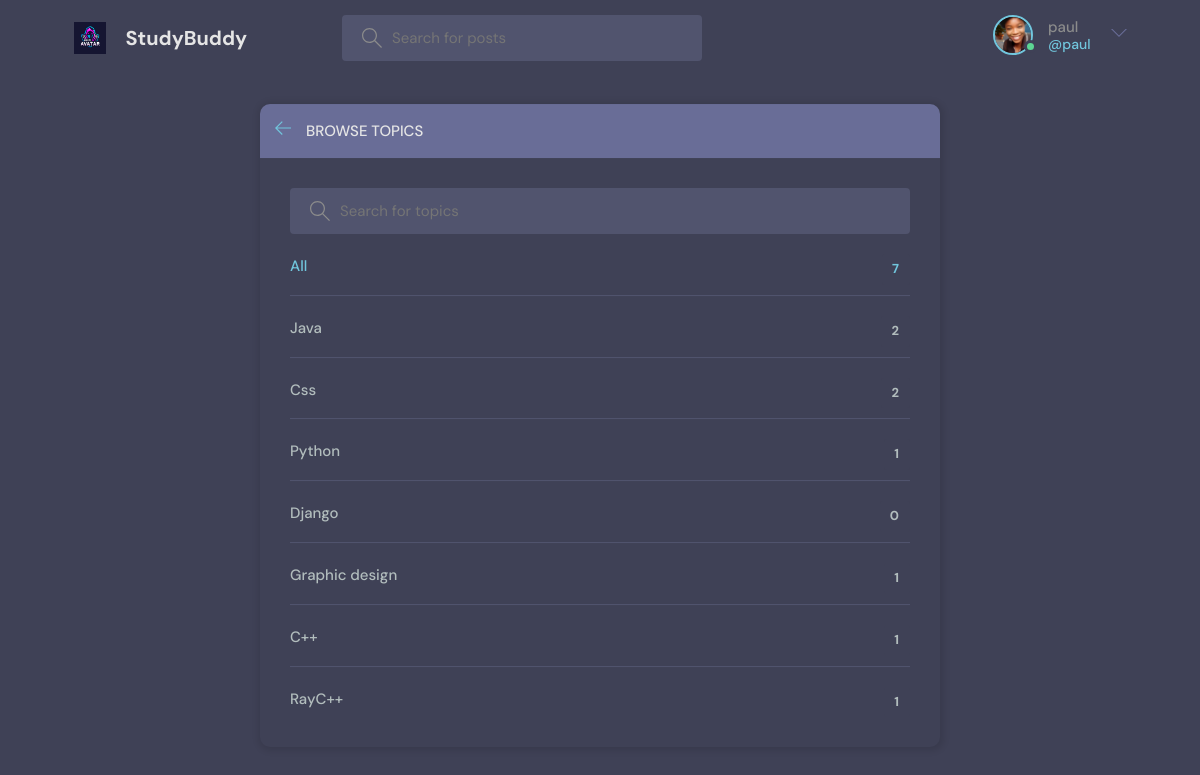
/topics/ (signed in), run on the app's committed database.
### base/models.py (models this page shows, shortened)
class User(AbstractUser):
    name = models.CharField(max_length=200, null=True)
    email = models.EmailField(unique=True, null=True)
    bio = models.TextField(null=True)
    avatar = models.ImageField(null=True, default="avatar.svg")
    USERNAME_FIELD = 'email'
    REQUIRED_FIELDS = ["username"]

class Topic(models.Model):
    name = models.CharField(max_length=200)

### base/views.py (the view)
# urls.py: path('topics/', views.topicsPage, name="topics"),
def topicsPage(request):
    q = request.GET.get('q') if request.GET.get('q') != None else ''
    topics = Topic.objects.filter(name__icontains=q)
    return render(request, 'base/topics.html', {'topics': topics})

### base/templates/base/topics.html (shortened to what this page needs)
{% extends 'main.html' %}
{% block content %}
<main class="create-room layout">
  <div class="container">
    <div class="layout__box">
      <div class="layout__boxHeader">
        <div class="layout__boxTitle">
          <a href="{% url 'home' %}">
            <svg version="1.1" xmlns="http://www.w3.org/2000/svg" width="32" height="32" viewBox="0 0 32 32">
              <title>arrow-left</title>
              <path
                d="M13.723 2.286l-13.723 13.714 13.719 13.714 1.616-1.611-10.96-10.96h27.625v-2.286h-27.625l10.965-10.965-1.616-1.607z">
              </path>
            </svg>
          </a>
          <h3>Browse Topics</h3>
        </div>
      </div>
      <div class="topics-page layout__body">
        <form action="" method="GET" class="header__search">
          <label>
            <input name="q" placeholder="Search for topics" />
          </label>
        </form>
        <ul class="topics__list">
          <li>
            <a href="{% url 'topics' %}" class="active">All <span>{{topics.count}}</span></a>
          </li>
          {% for topic in topics %}
          <li>
            <a href="{% url 'home' %}?q={{topic.name}}">{{ topic.name }} <span>{{topic.room_set.all.count}}</span></a>
          </li>
          {% endfor %}
        </ul>
      </div>
    </div>
  </div>
</main>
{% endblock content %}

### templates/main.html (shortened to what this page needs)
<!DOCTYPE html>
{% load static %}
<html lang="en">
<head>
    <link rel="stylesheet" href="{% static 'styles/style.css' %}" />
</head>
<body>
    {% include 'navbar.html' %}
    {% block content %}
    {% endblock %}
</body>
</html>

### templates/navbar.html (shortened to what this page needs)
{% load static %}
<header class="header header--loggedIn">
    <div class="container">
        <a href="{% url 'home' %}" class="header__logo">
            <img src="{% static 'images/logo1.png' %}" />
            <h1>StudyBuddy</h1>
        </a>
        <form class="header__search" method="GET" action="{% url 'home' %}">
            <label>
                <input name="q" placeholder="Search for posts" />
            </label>
        </form>
        <nav class="header__menu">
            {% if request.user.is_authenticated %}
            <div class="header__user">
                <a href="{% url 'update-user' %}">
                    <div class="avatar avatar--medium active">
                        <img src="{% static 'images/top.jpg' %}" />
                    </div>
                    <p>{{request.user.username}} <span>@{{request.user.username}}</span></p>
                </a>
                <button class="dropdown-button">
                    <svg version="1.1" xmlns="http://www.w3.org/2000/svg" width="32" height="32" viewBox="0 0 32 32">
                        <title>chevron-down</title>
                        <path d="M16 21l-13-13h-3l16 16 16-16h-3l-13 13z"></path>
                    </svg>
                </button>
            </div>
            {% else %}
            <a href="{% url 'login' %}">
                <img src="{% static 'images/top.jpg' %}" />
                <p>Login</p>
            </a>
            {% endif %}
        </nav>
    </div>
</header>

### static/styles/style.css (style rules this page uses)
:root { --color-main: #71c6dd; --color-main-light: #e1f6fb; --color-dark: #3f4156; --color-dark-medium: #51546e; --color-dark-light: #696d97; --color-light: #e5e5e5; --color-gray: #8b8b8b; --color-light-gray: #b2bdbd; --color-bg: #3f4156; --color-success: #5dd693; --color-error: #fc4b0b; }
* { font-family: "DM Sans", -apple-system, BlinkMacSystemFont, "Segoe UI", Roboto, Oxygen, Ubuntu, Cantarell, "Open Sans", "Helvetica Neue", sans-serif; margin: 0; padding: 0; box-sizing: border-box; text-rendering: optimizeLegibility; font-size: inherit; }
html { font-size: 56.25%; }
@media only screen and (min-width: 1200px) { html { font-size: 62.5%; } }
body { line-height: 1.6; font-weight: 400; font-size: 1.5rem; color: var(--color-light-gray); background-color: var(--color-bg); min-height: 100vh; }
img { width: 100%; }
a { display: inline-block; color: var(--color-main); text-decoration: none; }
.container { max-width: 120rem; width: 90%; margin: auto; }
.avatar { position: relative; display: inline-block; border-radius: 50%; border: 2px solid var(--color-main); }
.avatar img { display: block; border-radius: 50%; object-fit: cover; object-position: center; }
.avatar::after { content: ""; display: block; position: absolute; background-color: var(--color-gray); background-color: var(--color-bg); z-index: 111; border-radius: 50%; border: 0.3rem solid var(--color-dark); }
.avatar.active::after { background-color: var(--color-success); }
.avatar.avatar--medium img { width: 3.6rem; height: 3.6rem; border-radius: 50%; }
.avatar.avatar--medium:after { width: 0.7rem; height: 0.7rem; bottom: 0px; right: -6px; }
.header { padding: 1.5rem; background-color: var(--color-dark); }
.header > .container { display: flex; gap: 9.5rem; }
.header__logo, .header__user { display: flex; gap: 2rem; align-items: center; }
.header__logo > img { height: 3.2rem; width: 3.2rem; }
.header__logo > h1 { font-weight: 700; font-size: 2rem; color: var(--color-light); }
.header__search > label { background-color: var(--color-dark-medium); padding: 1.3rem 1rem; display: flex; align-items: center; gap: 1rem; border-radius: 4px; }
.header__search svg { fill: var(--color-gray); width: 2rem; height: 2rem; margin-left: 1rem; }
.header__search input { width: 30rem; background: transparent; border: none; outline: none; color: var(--color-light); }
.header__menu { margin-left: auto; position: relative; }
.header__menu a { display: flex; gap: 1.5rem; align-items: center; font-weight: 500; text-decoration: none; color: var(--color-gray); }
.header__menu img { height: 3.6rem; }
.header__menu p { line-height: 1.2; }
.header__menu span { color: var(--color-main); font-weight: 500; font-size: 1.4rem; display: block; }
.header__menu svg { width: 1.6rem; height: 1.6rem; fill: var(--color-dark-light); }
.dropdown-button { background: transparent; border: 0; outline: 0; cursor: pointer; }
.layout { margin-top: 2.4rem; }
.layout > .container { display: flex; justify-content: space-between; align-items: flex-start; }
.layout__box { width: 90%; max-width: 48rem; min-height: 40rem; position: absolute; top: 50%; left: 50%; transform: translate(-50%, -46%); background-color: var(--color-dark); border-radius: 1rem; box-shadow: 1px 1px 6px 3px rgba(0, 0, 0, 0.1); overflow: hidden; }
.layout__boxHeader { display: flex; padding: 1.5rem; background-color: var(--color-dark-light); }
.layout__boxTitle { display: flex; gap: 1.5rem; align-items: center; }
.layout__boxTitle h3 { text-transform: uppercase; font-weight: 500; color: var(--color-light); }
.layout__boxTitle svg { width: 1.6rem; height: 1.6rem; fill: var(--color-main); }
.layout__body { margin: 3rem; }
.topics__list { list-style: none; }
.topics__list li a { display: flex; justify-content: space-between; margin-bottom: 3rem; font-weight: 500; color: var(--color-light-gray); transition: all 0.3s ease-in-out; }
.topics__list li a.active, .topics__list li a:hover { color: var(--color-main); }
.topics__list li a span { padding: 0.5rem 1rem; background-color: var(--color-dark); border-radius: 3px; font-size: 1.3rem; font-weight: 700; letter-spacing: 1px; }
.topics-page .topics__list li:not(:last-child) a { margin: 2rem 0; padding-bottom: 1rem; text-decoration: none; border-bottom: 1px solid var(--color-dark-medium); }
.topics-page .header__search { display: block; }
.create-room.layout .layout__box { max-width: 68rem; }

### data on the page
User: user.username "paul"
Topic: name "Java", room_set.all.count "2"
Topic: name "Css", room_set.all.count "2"
Topic: name "Python", room_set.all.count "1"
Topic: name "Django", room_set.all.count "0"
Topic: name "Graphic design", room_set.all.count "1"
Topic: name "C++", room_set.all.count "1"
Topic: name "RayC++", room_set.all.count "1"

### other printed values
{{ topics.count }} "7"
